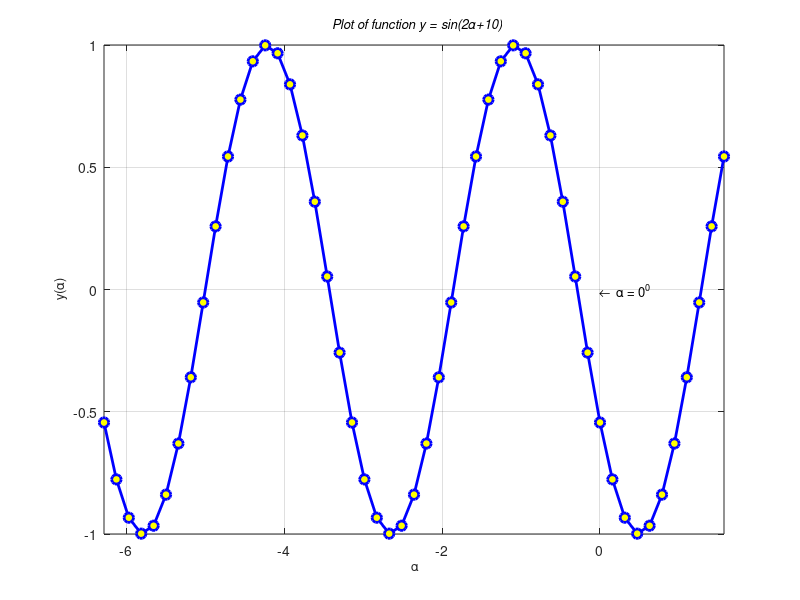

Here is the MATLAB script that generated this plot:
% plot_ex6.m
a=-2*pi:pi/20:2*pi; y=sin(2*a+10);
plot(a,y,'b-o','LineWidth',2,'MarkerSize',7,'MarkerFaceColor','y');
grid on; axis([-2*pi 0.5*pi -1 1]);  
title('\it \fontsize{13} Plot of function y = sin(2\alpha+10)')
ylabel('\fontsize{13} y(\alpha)');  xlabel('\fontsize{13} \alpha')
text(0,0, '\leftarrow \fontsize{13} \alpha = 0^0');  
